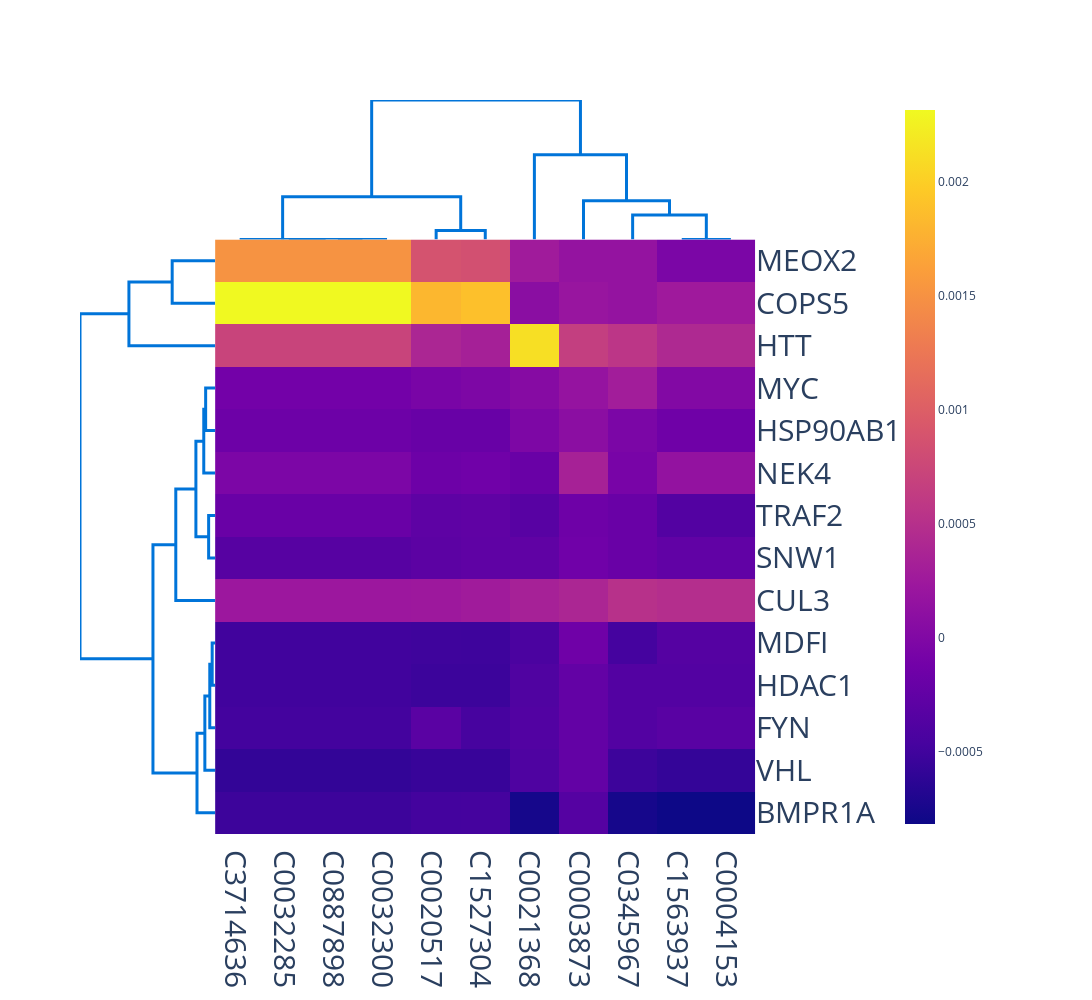

Notebook source saved alongside this figure:
### Code cell
import dash_bio

df = disease_rwr_scores[disease_rwr_scores.index.isin(new_proteins)][selected_diseases]
dash_bio.Clustergram(
    data=df,
    column_labels=list(df.columns.values),
    row_labels=list(df.index),
    height=1000,
    width=1500, color_map ='plasma', display_range=(0.00083, 0.002583),
    display_ratio = [0.25, 0.25], paper_bg_color='#FFFFFF', line_width=3, link_method='complete', link_fun=None, annotation_font=dict(size=30), tick_font=dict(size=30)
)

### Figure 1 — Plotly figure (JSON) as saved in the notebook; plotly's stock layout.template omitted (floating-point values rounded to 4 significant figures; data arrays with more than 128 entries replaced by an {"elided": "..."} marker saying what was removed)
{"data": [{"hoverinfo": "y+name", "line": {"width": 3}, "marker": {"color": "rgb(0,116,217)"}, "mode": "lines", "name": "Col Cluster 0", "type": "scatter", "x": [31.88, 31.88, 74.38, 74.38], "xaxis": "x3", "y": [0.0009032, 0.002954, 0.002954, 0.001794], "yaxis": "y3"}, {"hoverinfo": "y+name", "line": {"width": 3}, "marker": {"color": "rgb(0,116,217)"}, "mode": "lines", "name": "Col Cluster 1", "type": "scatter", "x": [5, 5, 22.5, 22.5], "xaxis": "x3", "y": [0, 1.414e-16, 1.414e-16, 1.412e-16], "yaxis": "y3"}, {"hoverinfo": "y+name", "line": {"width": 3}, "marker": {"color": "rgb(0,116,217)"}, "mode": "lines", "name": "Col Cluster 2", "type": "scatter", "x": [13.75, 13.75, 50, 50], "xaxis": "x3", "y": [1.414e-16, 0.0009032, 0.0009032, 0.000192], "yaxis": "y3"}, {"hoverinfo": "y+name", "line": {"width": 3}, "marker": {"color": "rgb(0,116,217)"}, "mode": "lines", "name": "Col Cluster 3", "type": "scatter", "x": [15, 15, 30, 30], "xaxis": "x3", "y": [0, 1.412e-16, 1.412e-16, 0], "yaxis": "y3"}, {"hoverinfo": "y+name", "line": {"width": 3}, "marker": {"color": "rgb(0,116,217)"}, "mode": "lines", "name": "Col Cluster 4", "type": "scatter", "x": [25, 25, 35, 35], "xaxis": "x3", "y": [0, 0, 0, 0], "yaxis": "y3"}, {"hoverinfo": "y+name", "line": {"width": 3}, "marker": {"color": "rgb(0,116,217)"}, "mode": "lines", "name": "Col Cluster 5", "type": "scatter", "x": [45, 45, 55, 55], "xaxis": "x3", "y": [0, 0.000192, 0.000192, 0], "yaxis": "y3"}, {"hoverinfo": "y+name", "line": {"width": 3}, "marker": {"color": "rgb(0,116,217)"}, "mode": "lines", "name": "Col Cluster 6", "type": "scatter", "x": [65, 65, 83.75, 83.75], "xaxis": "x3", "y": [0, 0.001794, 0.001794, 0.0008198], "yaxis": "y3"}, {"hoverinfo": "y+name", "line": {"width": 3}, "marker": {"color": "rgb(0,116,217)"}, "mode": "lines", "name": "Col Cluster 7", "type": "scatter", "x": [75, 75, 92.5, 92.5], "xaxis": "x3", "y": [0, 0.0008198, 0.0008198, 0.0005172], "yaxis": "y3"}, {"hoverinfo": "y+name", "line": {"width": 3}, "marker": {"color": "rgb(0,116,217)"}, "mode": "lines", "name": "Col Cluster 8", "type": "scatter", "x": [85, 85, 100, 100], "xaxis": "x3", "y": [0, 0.0005172, 0.0005172, 1.732e-16], "yaxis": "y3"}, {"hoverinfo": "y+name", "line": {"width": 3}, "marker": {"color": "rgb(0,116,217)"}, "mode": "lines", "name": "Col Cluster 9", "type": "scatter", "x": [95, 95, 105, 105], "xaxis": "x3", "y": [0, 1.732e-16, 1.732e-16, 0], "yaxis": "y3"}, {"hoverinfo": "x+name", "line": {"width": 3}, "marker": {"color": "rgb(0,116,217)"}, "mode": "lines", "name": "Row Cluster 0", "type": "scatter", "x": [0, -0.0001486, -0.0001486, 0], "xaxis": "x9", "y": [35, 35, 45, 45], "yaxis": "y9"}, {"hoverinfo": "x+name", "line": {"width": 3}, "marker": {"color": "rgb(0,116,217)"}, "mode": "lines", "name": "Row Cluster 1", "type": "scatter", "x": [0, -0.00219, -0.00219, 0], "xaxis": "x9", "y": [125, 125, 135, 135], "yaxis": "y9"}, {"hoverinfo": "x+name", "line": {"width": 3}, "marker": {"color": "rgb(0,116,217)"}, "mode": "lines", "name": "Row Cluster 2", "type": "scatter", "x": [0, -0.004398, -0.004398, -0.00219], "xaxis": "x9", "y": [115, 115, 130, 130], "yaxis": "y9"}, {"hoverinfo": "x+name", "line": {"width": 3}, "marker": {"color": "rgb(0,116,217)"}, "mode": "lines", "name": "Row Cluster 3", "type": "scatter", "x": [0, -0.0004818, -0.0004818, 0], "xaxis": "x9", "y": [95, 95, 105, 105], "yaxis": "y9"}, {"hoverinfo": "x+name", "line": {"width": 3}, "marker": {"color": "rgb(0,116,217)"}, "mode": "lines", "name": "Row Cluster 4", "type": "scatter", "x": [0, -0.0005784, -0.0005784, -0.0004818], "xaxis": "x9", "y": [85, 85, 100, 100], "yaxis": "y9"}, {"hoverinfo": "x+name", "line": {"width": 3}, "marker": {"color": "rgb(0,116,217)"}, "mode": "lines", "name": "Row Cluster 5", "type": "scatter", "x": [-0.0003295, -0.0009795, -0.0009795, -0.0005784], "xaxis": "x9", "y": [70, 70, 92.5, 92.5], "yaxis": "y9"}, {"hoverinfo": "x+name", "line": {"width": 3}, "marker": {"color": "rgb(0,116,217)"}, "mode": "lines", "name": "Row Cluster 6", "type": "scatter", "x": [0, -0.0003295, -0.0003295, 0], "xaxis": "x9", "y": [65, 65, 75, 75], "yaxis": "y9"}, {"hoverinfo": "x+name", "line": {"width": 3}, "marker": {"color": "rgb(0,116,217)"}, "mode": "lines", "name": "Row Cluster 7", "type": "scatter", "x": [0, -0.002006, -0.002006, -0.0009795], "xaxis": "x9", "y": [55, 55, 81.25, 81.25], "yaxis": "y9"}, {"hoverinfo": "x+name", "line": {"width": 3}, "marker": {"color": "rgb(0,116,217)"}, "mode": "lines", "name": "Row Cluster 8", "type": "scatter", "x": [-0.003171, -0.006895, -0.006895, -0.004398], "xaxis": "x9", "y": [41.25, 41.25, 122.5, 122.5], "yaxis": "y9"}, {"hoverinfo": "x+name", "line": {"width": 3}, "marker": {"color": "rgb(0,116,217)"}, "mode": "lines", "name": "Row Cluster 9", "type": "scatter", "x": [0, -0.0002713, -0.0002713, -0.0001486], "xaxis": "x9", "y": [25, 25, 40, 40], "yaxis": "y9"}, {"hoverinfo": "x+name", "line": {"width": 3}, "marker": {"color": "rgb(0,116,217)"}, "mode": "lines", "name": "Row Cluster 10", "type": "scatter", "x": [0, -0.0005226, -0.0005226, -0.0002713], "xaxis": "x9", "y": [15, 15, 32.5, 32.5], "yaxis": "y9"}, {"hoverinfo": "x+name", "line": {"width": 3}, "marker": {"color": "rgb(0,116,217)"}, "mode": "lines", "name": "Row Cluster 11", "type": "scatter", "x": [-0.0009234, -0.003171, -0.003171, -0.002006], "xaxis": "x9", "y": [14.38, 14.38, 68.12, 68.12], "yaxis": "y9"}, {"hoverinfo": "x+name", "line": {"width": 3}, "marker": {"color": "rgb(0,116,217)"}, "mode": "lines", "name": "Row Cluster 12", "type": "scatter", "x": [0, -0.0009234, -0.0009234, -0.0005226], "xaxis": "x9", "y": [5, 5, 23.75, 23.75], "yaxis": "y9"}, {"colorbar": {"xpad": 100}, "colorscale": [[0, "#0d0887"], [0.1111, "#46039f"], [0.2222, "#7201a8"], [0.3333, "#9c179e"], [0.4444, "#bd3786"], [0.5556, "#d8576b"], [0.6667, "#ed7953"], [0.7778, "#fb9f3a"], [0.8889, "#fdca26"], [1, "#f0f921"]], "type": "heatmap", "x": [5, 15, 25, 35, 45, 55, 65, 75, 85, 95, 105], "xaxis": "x11", "y": [5, 15, 25, 35, 45, 55, 65, 75, 85, 95, 105, 115, 125, 135], "yaxis": "y11", "z": {"elided": "14x11 float values"}}], "layout": {"height": 1000, "hovermode": "closest", "legend": {"x": 0.7, "y": 0.7}, "paper_bgcolor": "#FFFFFF", "plot_bgcolor": "rgba(0,0,0,0)", "showlegend": false, "width": 1500, "xaxis": {"anchor": "y", "domain": [0, 0.95], "fixedrange": false, "mirror": false, "showgrid": false, "showline": false, "showticklabels": false, "type": "linear", "zeroline": false}, "xaxis10": {"anchor": "y10", "domain": [0.19, 0.19], "fixedrange": false, "mirror": false, "showgrid": false, "showline": false, "showticklabels": false, "type": "linear", "zeroline": false}, "xaxis11": {"anchor": "y11", "domain": [0.19, 0.95], "fixedrange": false, "mirror": false, "range": [0, 110], "showgrid": false, "showline": false, "showticklabels": true, "side": "bottom", "tickfont": {"size": 30}, "tickmode": "array", "ticktext": ["C3714636", "C0032285", "C0887898", "C0032300", "C0020517", "C1527304", "C0021368", "C0003873", "C0345967", "C1563937", "C0004153"], "tickvals": [5, 15, 25, 35, 45, 55, 65, 75, 85, 95, 105], "type": "linear", "zeroline": false}, "xaxis12": {"anchor": "y12", "domain": [0.95, 1], "fixedrange": false, "mirror": false, "range": [-5, 1], "showgrid": false, "showline": false, "showticklabels": false, "type": "linear", "zeroline": false}, "xaxis13": {"anchor": "y13", "domain": [0, 0.2]}, "xaxis14": {"anchor": "y14", "domain": [0.2, 0.4]}, "xaxis15": {"anchor": "y15", "domain": [0.19, 0.95], "fixedrange": false, "mirror": false, "range": [5, 105], "scaleanchor": "x11", "scaleratio": 1, "showgrid": false, "showline": false, "showticklabels": false, "type": "linear", "zeroline": false}, "xaxis16": {"anchor": "y16", "domain": [0.8, 1]}, "xaxis2": {"anchor": "y2", "domain": [0.2, 0.4]}, "xaxis3": {"anchor": "y9", "domain": [0.19, 0.95], "fixedrange": false, "mirror": false, "scaleanchor": "x11", "showgrid": false, "showline": false, "showticklabels": false, "type": "linear", "zeroline": false}, "xaxis4": {"anchor": "y4", "domain": [0.8, 1]}, "xaxis5": {"anchor": "y5", "domain": [0, 0.95], "fixedrange": false, "mirror": false, "showgrid": false, "showline": false, "showticklabels": false, "type": "linear", "zeroline": false}, "xaxis6": {"anchor": "y6", "domain": [0.2, 0.4], "fixedrange": false, "mirror": false, "showgrid": false, "showline": false, "showticklabels": false, "type": "linear", "zeroline": false}, "xaxis7": {"anchor": "y9", "domain": [0.19, 0.95], "fixedrange": false, "mirror": false, "showgrid": false, "showline": false, "showticklabels": false, "type": "linear", "zeroline": false}, "xaxis8": {"anchor": "y8", "domain": [0.8, 1]}, "xaxis9": {"anchor": "y9", "domain": [0, 0.19], "fixedrange": false, "mirror": false, "showgrid": false, "showline": false, "showticklabels": false, "type": "linear", "zeroline": false}, "yaxis": {"anchor": "x", "domain": [0.81, 1], "fixedrange": false, "mirror": false, "showgrid": false, "showline": false, "showticklabels": false, "type": "linear", "zeroline": false}, "yaxis10": {"anchor": "x10", "domain": [0, 0.81], "fixedrange": false, "mirror": false, "showgrid": false, "showline": false, "showticklabels": false, "type": "linear", "zeroline": false}, "yaxis11": {"anchor": "x11", "domain": [0, 0.81], "fixedrange": false, "mirror": false, "showgrid": false, "showline": false, "showticklabels": true, "side": "right", "tickfont": {"size": 30}, "tickmode": "array", "ticktext": ["BMPR1A", "VHL", "FYN", "HDAC1", "MDFI", "CUL3", "SNW1", "TRAF2", "NEK4", "HSP90AB1", "MYC", "HTT", "COPS5", "MEOX2"], "tickvals": [5, 15, 25, 35, 45, 55, 65, 75, 85, 95, 105, 115, 125, 135], "type": "linear", "zeroline": false}, "yaxis12": {"anchor": "x12", "domain": [0, 0.76], "fixedrange": false, "mirror": false, "range": [5, 135], "scaleanchor": "y11", "scaleratio": 1, "showgrid": false, "showline": false, "showticklabels": false, "type": "linear", "zeroline": false}, "yaxis13": {"anchor": "x13", "domain": [0, 0.2]}, "yaxis14": {"anchor": "x14", "domain": [0, 0.2]}, "yaxis15": {"anchor": "x15", "domain": [0.76, 0.81], "fixedrange": false, "mirror": false, "range": [-0.5, 0.5], "showgrid": false, "showline": false, "showticklabels": false, "type": "linear", "zeroline": false}, "yaxis16": {"anchor": "x16", "domain": [0, 0.2]}, "yaxis2": {"anchor": "x2", "domain": [0.8, 1]}, "yaxis3": {"anchor": "x3", "domain": [0.81, 1], "fixedrange": false, "mirror": false, "range": [0, 0.002954], "showgrid": false, "showline": false, "showticklabels": false, "type": "linear", "zeroline": false}, "yaxis4": {"anchor": "x4", "domain": [0.8, 1]}, "yaxis5": {"anchor": "x5", "domain": [0.81, 0.81], "fixedrange": false, "mirror": false, "showgrid": false, "showline": false, "showticklabels": false, "type": "linear", "zeroline": false}, "yaxis6": {"anchor": "x6", "domain": [0.81, 0.81], "fixedrange": false, "mirror": false, "showgrid": false, "showline": false, "showticklabels": false, "type": "linear", "zeroline": false}, "yaxis7": {"anchor": "x7", "domain": [0.81, 0.81], "fixedrange": false, "mirror": false, "showgrid": false, "showline": false, "showticklabels": false, "type": "linear", "zeroline": false}, "yaxis8": {"anchor": "x8", "domain": [0.6, 0.8]}, "yaxis9": {"anchor": "x9", "domain": [0, 0.81], "fixedrange": false, "mirror": false, "range": [5, 135], "scaleanchor": "y11", "showgrid": false, "showline": false, "showticklabels": false, "type": "linear", "zeroline": false}}}
